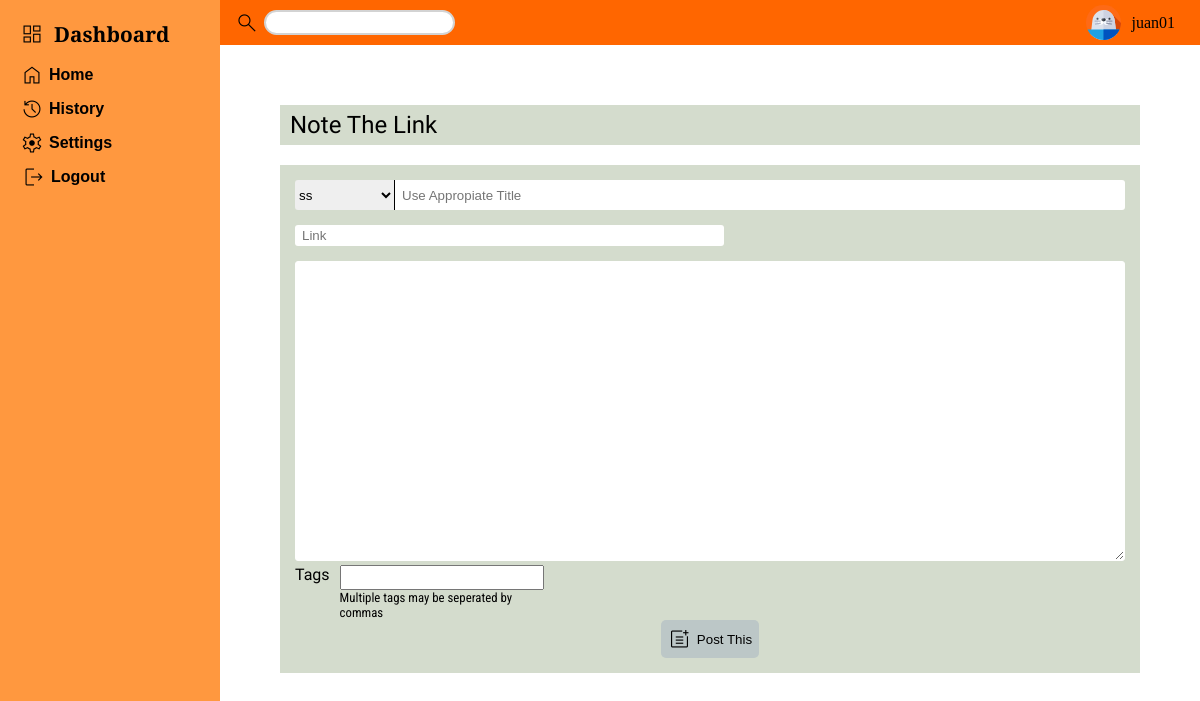
The app's page /home/upload (signed in) with its own data.
### tables this page shows
CREATE TABLE "src_avatar" (
	"avatarID"	INTEGER NOT NULL,
	"avatarPath"	TEXT NOT NULL,
	PRIMARY KEY("avatarID" AUTOINCREMENT)
);

CREATE TABLE "users" (
	"user_id"	INTEGER,
	"first_name"	TEXT NOT NULL,
	"last_name"	TEXT NOT NULL,
	"username"	NUMERIC NOT NULL UNIQUE,
	"password"	TEXT NOT NULL,
	"date_created"	TEXT NOT NULL,
	"time_created"	TEXT NOT NULL,
	"avatarID"	INTEGER DEFAULT 1,
	PRIMARY KEY("user_id" AUTOINCREMENT)
);

### app.py (the view, shortened to what this page needs)
@app.route("/home/upload", methods=["GET", "POST"])
@login_required
def upload():
    error_message_folder = None
    error_message_title = None
    error_message_link = None
    error_message_description = None
    error_message_tags = None
    folder_value = None
    title_value = None
    link_value = None
    description_value = None
    tags_value = None
    all_error = []
    username = session["user_id"]
    user_id = db.execute("SELECT user_id FROM users WHERE username = ?", username)[0]["user_id"]
    folders = db.execute("SELECT folder_name FROM folders WHERE user_id = ?", user_id)
    folders_list = []
    for folder in folders:
        folders_list.append(folder["folder_name"])
    latest_category = db.execute("SELECT folder_name FROM folders WHERE user_id = ? ORDER BY folder_id DESC LIMIT 1", user_id)[0]['folder_name']
    count_post = db.execute("SELECT COUNT(links.title_name) AS count FROM links JOIN folders  ON links.folder_id = folders.folder_id WHERE folders.user_id = ?", user_id)[0]['count']
    count_categories = db.execute("SELECT COUNT(folder_name) AS count FROM folders WHERE user_id = ?", user_id)[0]['count']
    all_avatar_path = all_avatar_path = db.execute("SELECT avatarPath FROM src_avatar")
    current_avatar = db.execute("SELECT avatar.avatarPath FROM src_avatar AS avatar JOIN users ON users.avatarID = avatar.avatarID WHERE users.user_id = ?", user_id)[0]['avatarPath']
    other_folders = db.execute("SELECT folders.folder_name, src_img.src_id FROM folders JOIN src_img ON folders.folder_category_id = src_img.src_id WHERE folders.user_id = ? ORDER BY folders.folder_id DESC LIMIT 5", user_id)
    current_avatar_path = db.execute("SELECT src_avatar.avatarPath FROM src_avatar JOIN  users ON users.avatarID = src_avatar.avatarID WHERE users.user_id = ?", user_id)[0]['avatarPath']
    return render_template("upload.html", folders = folders_list, username = username, latest_category = latest_category, count_post = count_post, count_categories = count_categories, all_avatar_path = all_avatar_path, current_avatar = current_avatar, current_avatar_path = current_avatar_path)

### helper.py (called while the page is built)
def login_required(f):
    @wraps(f)
    def decorated_function(*args, **kwargs):
        if 'user_id' not in session:
            return redirect(url_for('loginUI'))
        return f(*args, **kwargs)
    return decorated_function

### templates/upload.html (shortened to what this page needs)
<!DOCTYPE html>
<html lang="en">
  <head>
    <link
      rel="stylesheet"
      href="{{ url_for('static', filename='style.css') }}"
    />
    <link
  rel="stylesheet"
  href="{{ url_for('static', filename='profile-box.css') }}"
/>
    <link rel="stylesheet" href="https://cdnjs.cloudflare.com/ajax/libs/tagify/4.4.0/tagify.css">
  </head>
  <body>
    <div class="body-container">
      <header class="header header-upload">
          <div class="left-side-upload">
          <form  action="/search" method="GET">
            <label for="search" class="material-symbols-outlined">
            </label>
            <input type="text" class="search" id="search"  name = "q" autocomplete="off"/>
          </form>
        </div>
          <div class="right-side-upload">
            <div class="nav-profile">
              <div class="nav-profile-extend">
                <div class="nav-profile-extend-box">
                <img class="prof-img" src="{{ url_for('static', filename='avatars/' ~ current_avatar_path) }}" alt="icon">
                <div>{{username}}</div>
              </div>
              </div>
            </div>
          </div>
      </header>
      <aside class="sidebar">
        <button class="dashboard-box">
          <div class="icon-dashboard">
            <i class="material-symbols-outlined dashboard-icon">dashboard</i>
          </div>
          <div id="dashboard-text">Dashboard</div>
        </button>
        <ul>
          <a href="/home">
            <li class="icon-dash">
              <i class="material-symbols-outlined">Home</i>
              <div class="dash-text">Home</div>
            </li>
          </a>
          <a href="/history/post">
            <li class="icon-dash">
              <i class="material-symbols-outlined">history</i>
              <div class="dash-text">History</div>
            </li>
          </a>
          <a href="">
            <li class="icon-dash">
              <i class="material-symbols-outlined">settings</i>
              <div class="dash-text">Settings</div>
            </li>
          </a>
          <a href="/logout">
            <li class="icon-dash logout-icon">
              <i class="material-symbols-outlined">logout</i>
              <div class="dash-text">Logout</div>
            </li>
          </a>
        </ul>
      </aside>
      <article class="article-upload">
        <div class="post-text-box">Note The Link</div>
        <form class="post-textbox-upload" method="POST">
          <div class="title-area">
            <div class="folder-dropdown">
              <select name="folders" id="folders">
                {% for folder in folders %}
                {%  if folder  == latest_category %}
                <option value="{{folder}}" selected>{{folder}}</option>
                {% else %}
                <option value="{{folder}}">{{folder}}</option>
                {% endif %}
                {% endfor %}
              </select>
            </div>
            <div class="title-input">
              <input
                type="text"
                name="title"
                autocomplete="off"
                autofocus
                placeholder="Use Appropiate Title"
                id="title"
                value="{{title_value}}"
              />
            </div>
          </div>
          <div class="links">
            <input
              type="text"
              name="link"
              id="link"
              placeholder="Link"
              value="{{link_value}}"
              autocomplete="off"
            />
          </div>
          <div class="description-textbox">
            <textarea name="description" id="description" cols="100" rows="10" autofocus>{{description_value}}</textarea>
        </div>
          <div class="tagArea">
            <div>Tags</div>
            <div>
              <div>
                <input
                  type="text"
                  name="tags"
                  autocomplete="off"
                  autofocus
                  autocapitalize="on"
                  value="{{tags_value}}"
                  id= "tags"
                />
              </div>
              <div id="multiple-tags">
                Multiple tags may be seperated by commas
              </div>
            </div>
          </div>
          <div class="post-link-button">
            <button>
              <i class="material-symbols-outlined">post_add</i>
              <div>Post This</div>
            </button>
          </div>
        </form>
      </article>
    </div>
  </body>
</html>

### static/style.css (style rules this page uses)
* { margin: 0; padding: 0; }
body { position: relative; height: 100vh; background-color: #000; }
:root { --sidebarwidth: 150px; --normalsidebar:60px; }
a { text-decoration: none; color: #000; }
.left-side-upload form { display: flex; align-items: center; gap: 5px; }
.left-side-upload { display: flex; align-items: center; justify-content: center; gap: 10px }
.left-side-upload .search { width: 100%;; }
.body-container, .body-container-allpost { height: 100vh; }
.header { background-color: #FF6600; padding: 10px 20px; box-sizing: border-box; position: fixed; top: 0; left: 220px; z-index: 1; height: 110px; width: calc(100% - 220px); }
.article, .article-upload { margin-top: 100px; background-color: #fff; font-family: 'Teko', sans-serif; padding: 15px; margin-left: 220px; box-sizing: border-box; min-height: 100vh; overflow-y: auto; }
.article-upload { padding: 5%; position: relative; }
.sidebar { background-color: #ff983f; padding: 20px 20px 20px 20px; position: fixed; width: 220px; box-sizing: border-box; top: 0; bottom: 0; }
.search { border-radius: 15px; border: 2px solid lightgray;; background-color: #fff; padding: 3px 5px; width: 20%; }
.dashboard-box, .dashboard { display: flex; justify-content: flex-start; align-items: center; gap: 10px; }
.dashboard-box { margin-bottom: 15px; background-color: #ff983f; border: none; }
.icon-dash { display: flex; align-items: center; gap: 5px; margin-bottom: 10px; box-sizing: border-box; }
.icon-dashboard { display: flex; align-items: center; gap: 5px; box-sizing: border-box; }
#dashboard-text { font-weight: 700; font-size: 1.3rem; font-family: 'PT Serif', serif; }
.dashboard-icon { font-size: 35px; }
.dash-text { font-family: 'Noto Sans JP', sans-serif; font-weight: 700; display: flex; align-items: flex-start; }
.material-symbols-outlined { font-variation-settings: 'FILL' 0, 'wght' 300, 'GRAD' 1, 'opsz' 50 }
.icon-dashboard { animation: rotate_invert 0.5s ease-in both; }
.logout-icon { padding-left: 2px; }
.title-area { display: flex; margin-bottom: 15px; }
.folder-dropdown { width: 100px; overflow: hidden; }
.folder-dropdown select { width: 100%; white-space: nowrap; overflow: hidden; }
.title-input { flex-grow: 1; }
.post-text-box { width: 100%; height: 40px; background-color: #D4DCCD; display: flex; align-items: center; padding: 10px; box-sizing: border-box; font-size: 1.5rem; margin-bottom: 20px; }
.post-textbox-upload { width: 100%; background-color: #D4DCCD; padding: 15px; box-sizing: border-box; }
.title-area input { width: 100%; }
#folders, #title { height: 30px; box-sizing: border-box; border: thick; }
#title { padding: 3px 7px 3px 7px; border-top-right-radius: 3px; border-bottom-right-radius: 3px; }
#folders { border-top-left-radius: 3px; border-bottom-left-radius: 3px; border-right: 1px solid; }
.links input { width: 50%; padding: 3px 7px 3px 7px; border-radius: 3px; border: thick; margin-bottom: 15px; }
.description-textbox textarea { width: 100%; height: 300px; box-sizing: border-box; padding: 5px 10px 5px 10px; border-radius: 3px; border-color: #fff; }
.tagArea { display: flex; grid-template-columns: 1fr 1fr; gap: 10px; width: 30%; }
.tagArea input { width: 100%; padding: 3px; box-sizing: border-box; }
.tagArea div:first-child { text-align: center; }
#multiple-tags { font-size: .8rem; font-family: 'Roboto Condensed', sans-serif; }
.post-link-button button { display: flex; align-items: center; gap: 5px; padding: 7px; background-color: #BCC7C7; border: hidden; border-radius: 5px; }
.post-link-button { display: flex; justify-content: center; }
.header-upload { height: 45px; padding: 0 15px 0 15px; display: flex; justify-content: space-between; align-items: center; }
.prof-img { width: 35px; height: 35px; }
.article-upload { margin-top: 45px; }

### static/profile-box.css (style rules this page uses)
body { position: relative; }
.nav-profile-extend { position: relative; }
.nav-profile-extend-box { height: 100%; padding-left: 10px; padding-right: 10px; }
.nav-profile-extend-box { display: flex; align-items: center; gap:10px; }
.prof-img { width: 35px; height: 35px; }

### records on screen
src_avatar: avatarPath (picture)
users: username "juan01"

### other values on screen
form field folders "ss"
